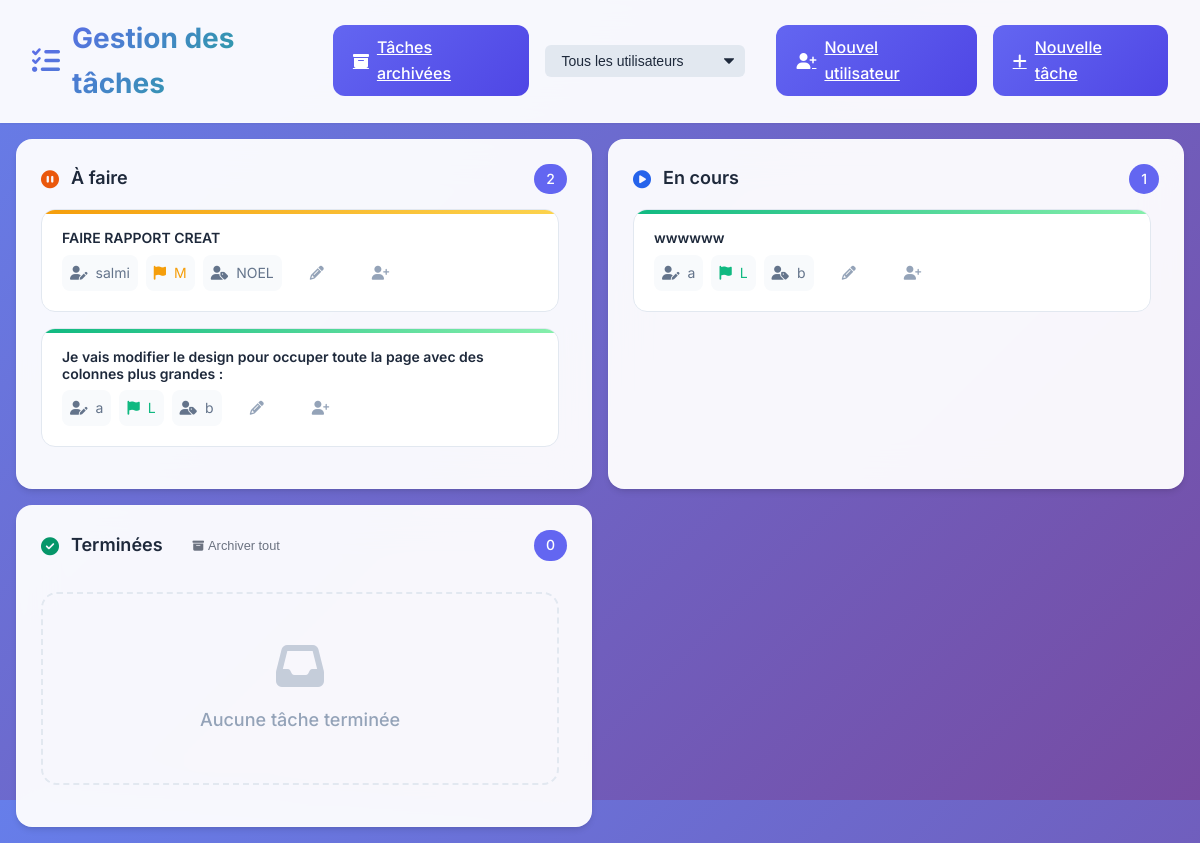
Before: / with the older database file.
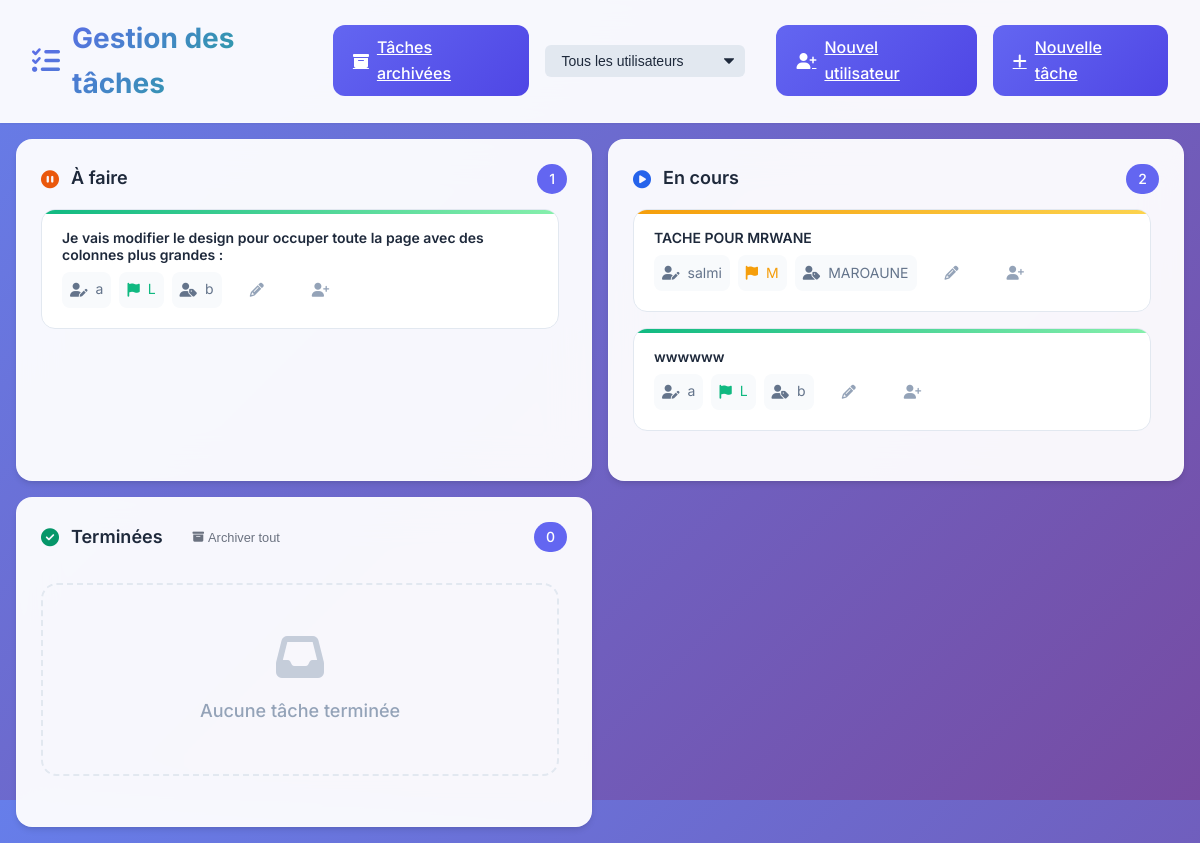
After: the same page with the newer database file.
### tasks_app/models.py (models this page shows, shortened)
class Task(models.Model):
    STATUS_CHOICES = (
        ('TO DO', 'À faire'),
        ('IN PROGRESS', 'En cours'),
        ('DONE', 'Terminée'),
    )
    PRIORITY_CHOICES = (
        ('HIGH', 'H'),
        ('MEDIUM', 'M'),
        ('LOW', 'L'),
    )
    description = models.TextField()
    status = models.CharField(max_length=20, choices=STATUS_CHOICES, default='TO DO')
    priority = models.CharField(max_length=10, choices=PRIORITY_CHOICES, default='MEDIUM')
    archived = models.BooleanField(default=False)
    created_at = models.DateTimeField(default=timezone.now)
    created_by = models.ForeignKey(
        'Personne',
        related_name='tasks_created',
        on_delete=models.CASCADE
    )
    assigned_to = models.ForeignKey(
        'Personne',
        related_name='tasks_assigned',
        on_delete=models.SET_NULL,
        null=True,
        blank=True
    )

class Personne(models.Model):
    nom = models.CharField(max_length=100, unique=True)
    code = models.CharField(max_length=20, unique=True, blank=True, null=True)
    actif = models.BooleanField(default=True)
    niveau = models.CharField(
        max_length=20,
        choices=(('admin', 'Admin'), ('user-simple', 'Utilisateur simple')),
        default='user-simple'
    )
    def __str__(self):
        return f"{self.nom}, {self.id}"

### tasks_app/views.py (the view)
# urls.py: path('', views.task_kanban, name='task_kanban'),
def task_kanban(request):
    tasks = Task.objects.filter(archived=False).annotate(
        priority_order=Case(
            When(priority='HIGH', then=Value(1)),
            When(priority='MEDIUM', then=Value(2)),
            When(priority='LOW', then=Value(3)),
            output_field=IntegerField(),
        )
    ).order_by('priority_order', '-created_at')  # d’abord priorité, ensuite date desc
    users = Personne.objects.filter(actif=True)
    context = {
        'todo': tasks.filter(status='TO DO'),
        'inprogress': tasks.filter(status='IN PROGRESS'),
        'done': tasks.filter(status='DONE'),
        'users': users,
    }
    return render(request, 'tasks/kanban.html', context)

### tasks_app/templates/tasks/kanban.html (shortened to what this page needs)
{% load static %}
<!DOCTYPE html>
<html lang="fr">
<head>
    <link rel="stylesheet" href="https://cdnjs.cloudflare.com/ajax/libs/font-awesome/6.4.0/css/all.min.css">
</head>
<body>
    <div class="header">
        <h1>
            <i class="fas fa-tasks"></i>
            Gestion des tâches
        </h1>
        <div class="header-actions">
            <a href="{% url 'archived_tasks' %}" class="btn-primary" style="background-color: #6b7280;">
                <i class="fas fa-archive"></i>
                Tâches archivées
            </a>
            <div class="filter-container" style="margin-right: 15px;">
                <select id="user-filter" class="filter-select">
                    <option value="">Tous les utilisateurs</option>
                </select>
            </div>
            <a href="{% url 'user_create' %}" class="btn-primary">
                <i class="fas fa-user-plus"></i>
                Nouvel utilisateur
            </a>
            <a href="{% url 'task_create' %}" class="btn-primary">
                <i class="fas fa-plus"></i>
                Nouvelle tâche
            </a>
        </div>
    </div>
    <div class="kanban-container">
        <div class="kanban">
            <div class="column">
                <div class="column-header">
                    <div class="column-title">
                        <i class="fas fa-circle-pause" style="color: #ea580c;"></i>
                        À faire
                    </div>
                    <div class="column-count">{{ todo|length }}</div>
                </div>
                <div class="column-content">
                    {% for task in todo %}
                        <div class="card priority-{{ task.priority|lower }}" draggable="true" data-task-id="{{ task.id }}" data-user-id="{{ task.assigned_to.id|default:'' }}">
                            <div class="card-title">{{ task.description }}</div>
                            <div class="card-footer">
                                <div class="card-actions">
                                    <div class="meta-item" title="Créé par">
                                        <i class="fas fa-user-edit"></i> {{ task.created_by.nom }}
                                    </div>
                                    <div class="meta-item priority-{{ task.priority|lower }}" title="Priorité">
                                        <i class="fas fa-flag"></i> {{ task.get_priority_display }}
                                    </div>
                                    <div class="meta-item assigned-to" title="Assigné à">
                                        <i class="fas fa-user-tag"></i> {{ task.assigned_to.nom|default:"Non assigné" }}
                                    </div>
                                    <button class="btn btn-edit" data-task-id="{{ task.id }}" title="Modifier la tâche">
                                        <i class="fas fa-pencil-alt"></i>
                                    </button>
                                    <button class="btn btn-reassign"
                                            data-task-id="{{ task.id }}"
                                            data-assigned-id="{{ task.assigned_to.id|default:'' }}"
                                            data-assigned-name="{{ task.assigned_to.nom|default:'Non assigné'|escapejs }}"
                                            title="Réassigner la tâche">
                                        <i class="fas fa-user-plus"></i>
                                    </button>
                                </div>
                            </div>
                        </div>
                    {% empty %}
                        <div class="empty-state">
                            <i class="far fa-check-circle"></i>
                            <p>Aucune tâche à faire</p>
                        </div>
                    {% endfor %}
                </div>
            </div>
            <div class="column">
                <div class="column-header">
                    <div class="column-title">
                        <i class="fas fa-circle-play" style="color: #2563eb;"></i>
                        En cours
                    </div>
                    <div class="column-count">{{ inprogress|length }}</div>
                </div>
                <div class="column-content">
                    {% for task in inprogress %}
                        <div class="card priority-{{ task.priority|lower }}" draggable="true" data-task-id="{{ task.id }}" data-user-id="{{ task.assigned_to.id|default:'' }}">
                            <div class="card-title">{{ task.description }}</div>
                            <div class="card-footer">
                                <div class="card-actions">
                                    <div class="meta-item" title="Créé par">
                                            <i class="fas fa-user-edit"></i> {{ task.created_by.nom }}
                                        </div>
                                        <div class="meta-item priority-{{ task.priority|lower }}" title="Priorité">
                                            <i class="fas fa-flag"></i> {{ task.get_priority_display }}
                                        </div>
                                        <div class="meta-item assigned-to" title="Assigné à">
                                            <i class="fas fa-user-tag"></i> {{ task.assigned_to.nom|default:"Non assigné" }}
                                        </div>
                                    <button class="btn btn-edit" data-task-id="{{ task.id }}" title="Modifier la tâche">
                                        <i class="fas fa-pencil-alt"></i>
                                    </button>
                                    <button class="btn btn-reassign"
                                            data-task-id="{{ task.id }}"
                                            data-assigned-id="{{ task.assigned_to.id|default:'' }}"
                                            data-assigned-name="{{ task.assigned_to.nom|default:'Non assigné'|escapejs }}"
                                            title="Réassigner la tâche">
                                        <i class="fas fa-user-plus"></i>
                                    </button>
                                </div>
                            </div>
                        </div>
                    {% empty %}
                        <div class="empty-state">
                            <i class="fas fa-tasks"></i>
                            <p>Aucune tâche en cours</p>
                        </div>
                    {% endfor %}
                </div>
            </div>
            <div class="column">
                <div class="column-header">
                    <div class="column-title">
                        <i class="fas fa-circle-check" style="color: #059669;"></i>
                        Terminées
                        <button id="archive-all-btn" class="btn-archive-all" title="Archiver toutes les tâches terminées">
                            <i class="fas fa-archive"></i> Archiver tout
                        </button>
                    </div>
                    <div class="column-count">{{ done|length }}</div>
                </div>
                <div class="column-content">
                    {% for task in done %}
                        <div class="card priority-{{ task.priority|lower }}" draggable="true" data-task-id="{{ task.id }}" data-user-id="{{ task.assigned_to.id|default:'' }}">
                            <div class="card-title">{{ task.description }}</div>
                            <div class="card-footer">
                                <div class="card-actions">
                                     <div class="meta-item" title="Créé par">
                                            <i class="fas fa-user-edit"></i> {{ task.created_by.nom }}
                                        </div>
                                        <div class="meta-item priority-{{ task.priority|lower }}" title="Priorité">
                                            <i class="fas fa-flag"></i> {{ task.get_priority_display }}
                                        </div>
                                        <div class="meta-item assigned-to" title="Assigné à">
                                            <i class="fas fa-user-tag"></i> {{ task.assigned_to.nom|default:"Non assigné" }}
                                        </div>
                                    <button class="btn btn-edit" data-task-id="{{ task.id }}" title="Modifier la tâche">
                                        <i class="fas fa-pencil-alt"></i>
                                    </button>
                                    <button class="btn btn-reassign"
                                            data-task-id="{{ task.id }}"
                                            data-assigned-id="{{ task.assigned_to.id|default:'' }}"
                                            data-assigned-name="{{ task.assigned_to.nom|default:'Non assigné'|escapejs }}"
                                            title="Réassigner la tâche">
                                        <i class="fas fa-user-plus"></i>
                                    </button>
                                </div>
                            </div>
                        </div>
                    {% empty %}
                        <div class="empty-state">
                            <i class="fas fa-inbox"></i>
                            <p>Aucune tâche terminée</p>
                        </div>
                    {% endfor %}
                </div>
            </div>
        </div>
    </div>
</body>
</html>

Changed rows visible on the page:
no longer on this page (row edited): Task: description "FAIRE RAPPORT CREAT", created_by.nom "salmi", priority "M", assigned_to.nom "NOEL", shown under "Gestion des tâches"
added Task: description "TACHE POUR MRWANE", created_by.nom "salmi", priority "M", assigned_to.nom "MAROAUNE"
Other visible differences:
{{ todo|length }}: "2" → "1"
{{ inprogress|length }}: "1" → "2"
